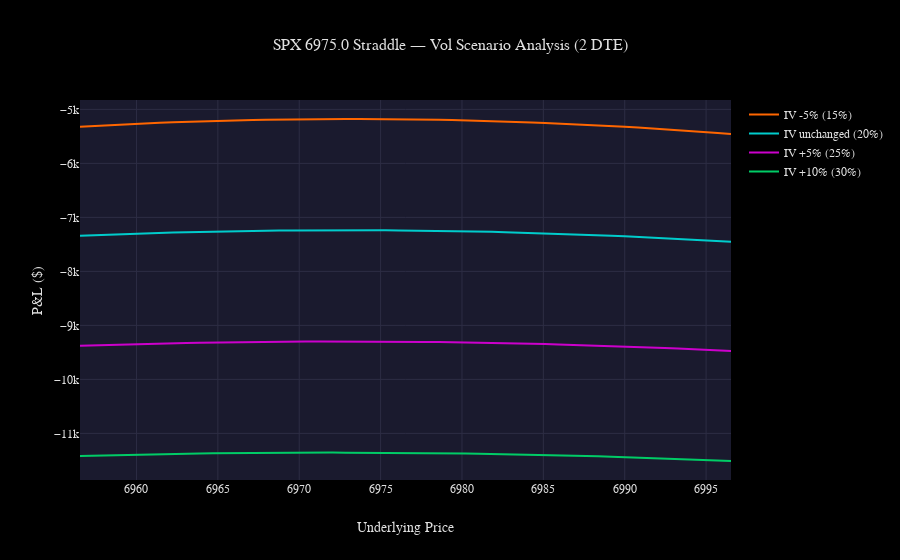

Notebook code cell kept with this figure:
### Markdown cell above
## 8. Vol Scenario Analysis

How does the P&L change under different IV scenarios? This is essential for risk management — understanding your exposure to vol moves.

### Code cell
from options_analyzer.engine.payoff import PayoffCalculator
from options_analyzer.visualization.payoff_charts import plot_theoretical_pnl

payoff_calc = PayoffCalculator(
    risk_free_rate=config.engine.risk_free_rate,
    dividend_yield=config.engine.dividend_yield,
)

base_iv = 0.20
scenarios = {
    "IV -5% (15%)": {leg.contract.symbol: base_iv - 0.05 for leg in position.legs},
    "IV unchanged (20%)": {leg.contract.symbol: base_iv for leg in position.legs},
    "IV +5% (25%)": {leg.contract.symbol: base_iv + 0.05 for leg in position.legs},
    "IV +10% (30%)": {leg.contract.symbol: base_iv + 0.10 for leg in position.legs},
}

current_dte = float(dte)
pnl_by_scenario = {}
for label, scenario_ivs in scenarios.items():
    pnl_by_scenario[label] = payoff_calc.theoretical_pnl(
        position, price_range, scenario_ivs, current_dte,
    )

fig = plot_theoretical_pnl(
    price_range, pnl_by_scenario,
    title=f"{position.name} — Vol Scenario Analysis ({int(current_dte)} DTE)",
)
fig.show()

# Report best/worst scenarios at current spot
center_idx = len(price_range) // 2
print(f"\nP&L at current spot (${price_range[center_idx]:.0f}):")
for label, pnl in pnl_by_scenario.items():
    print(f"  {label:<25s}: ${pnl[center_idx]:>8.2f}")
